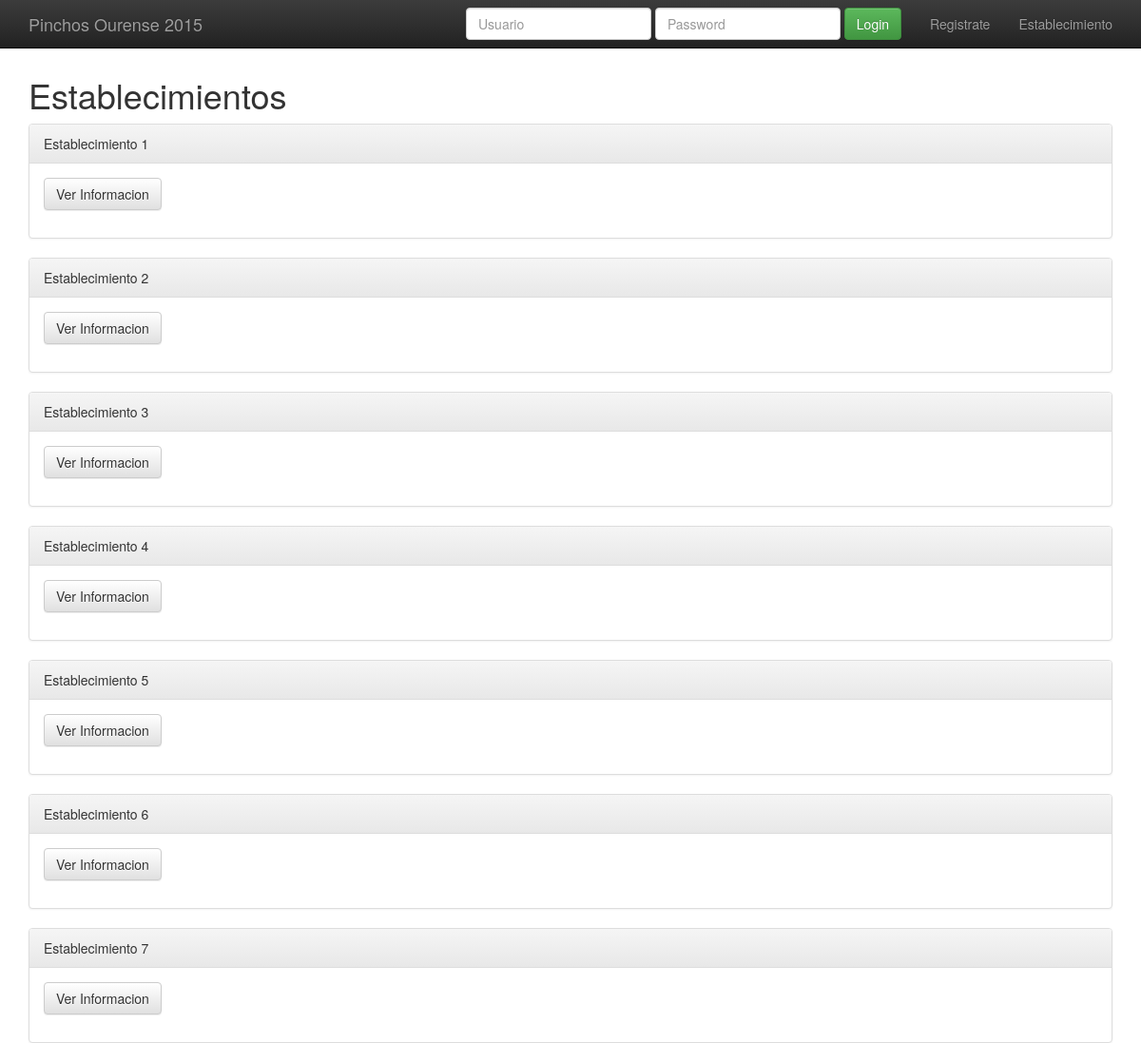
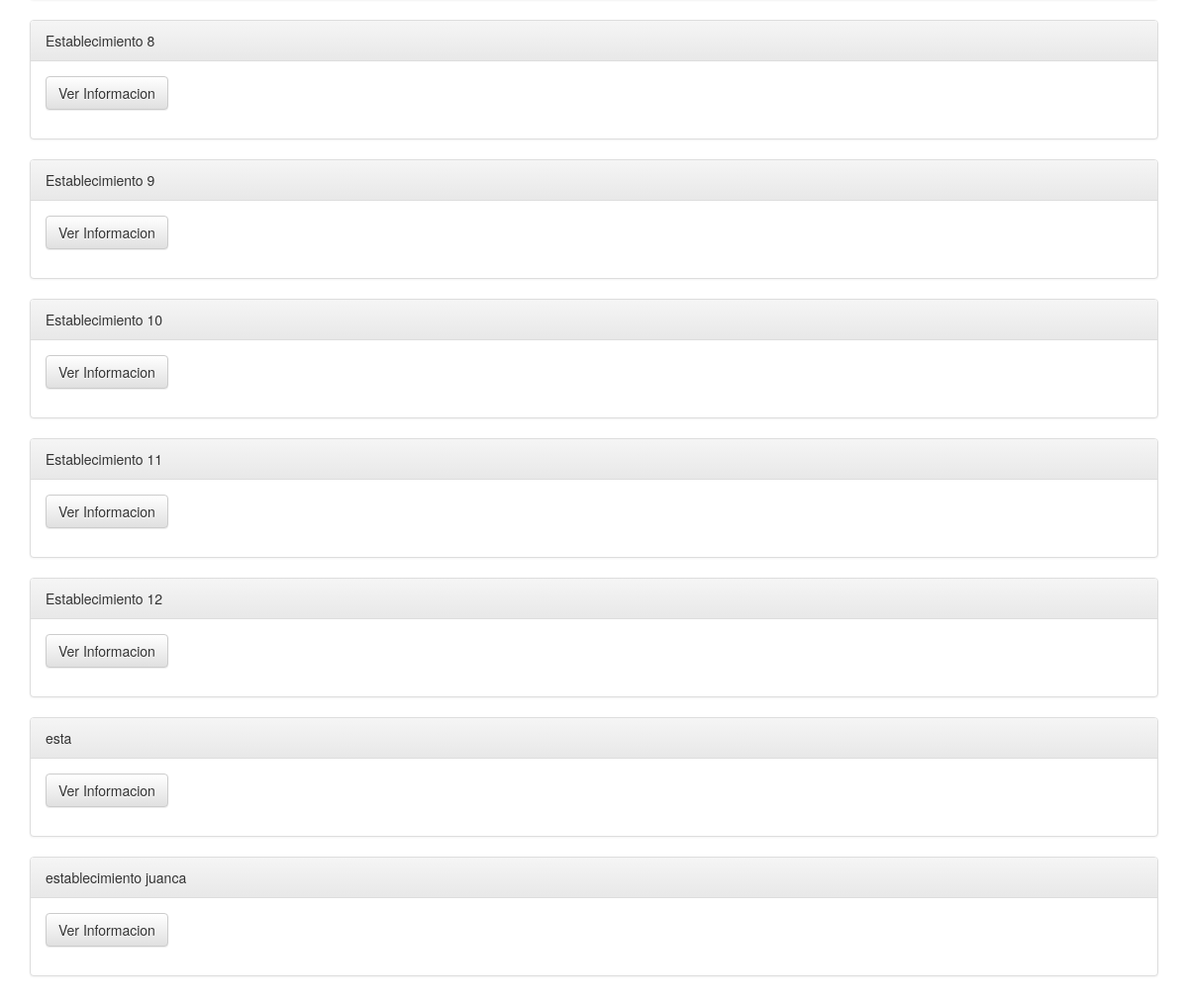
The app's page /?action=restaurantes with its own data (2 pictures, top to bottom).
### tables this page shows
CREATE TABLE IF NOT EXISTS `configuracion` (
  `id` int(11) NOT NULL AUTO_INCREMENT,
  `logo` varchar(250) NOT NULL,
  `nombre` varchar(250) NOT NULL,
  `descripcion` mediumtext NOT NULL,
  `imagen` varchar(250) NOT NULL,
  `f_inicio` date NOT NULL,
  `f_fin` date NOT NULL,
  `votacionesFinalistas` tinyint(1) NOT NULL DEFAULT '0',
  `votacionesGanadores` tinyint(1) NOT NULL DEFAULT '0',
  `votacionesPopulares` tinyint(1) NOT NULL DEFAULT '0',
  PRIMARY KEY (`id`)
);

CREATE TABLE IF NOT EXISTS `establecimientos` (
  `usuario_id` int(11) NOT NULL,
  `imagen` text,
  `horario` varchar(150) DEFAULT NULL,
  `descripcion` mediumtext,
  `web` varchar(150) DEFAULT NULL,
  `direccion` varchar(250) DEFAULT NULL,
  PRIMARY KEY (`usuario_id`)
);

CREATE TABLE IF NOT EXISTS `users` (
  `usuario_id` int(11) NOT NULL AUTO_INCREMENT,
  `name` varchar(150) NOT NULL,
  `username` varchar(50) NOT NULL,
  `password` varchar(250) NOT NULL,
  `role` varchar(16) NOT NULL,
  `phone` varchar(13) NOT NULL,
  `email` varchar(250) NOT NULL,
  PRIMARY KEY (`usuario_id`),
  UNIQUE KEY `phone` (`phone`),
  UNIQUE KEY `email` (`email`),
  UNIQUE KEY `username` (`username`)
);

### lib/php/functions.php (called while the page is built, shortened)
<?php
	function isUserLogin(){
		return (isset($_SESSION['login'] ) AND $_SESSION['login']==true);
	}

### model/Configuracion.php (called while the page is built, shortened)
<?php
class Configuracion extends Model{
	private $id;
	function __construct(){
	   $this->id=1;
	}
	public function get(){
		$sentencia = $GLOBALS['DB']->prepare('SELECT *
								FROM configuracion
								WHERE id = ? ');
		$sentencia->execute(array($this->id));
		$resul=$sentencia->fetchall()[0];
		$this->nombre=$resul['nombre'];
		return $this;
	}
}

### model/Establecimiento.php (called while the page is built, shortened)
<?php
class Establecimiento extends Model{
	public function getEstablecimientos(){
		$sentencia= $GLOBALS['DB']->prepare('SELECT *
											 FROM establecimientos  e , users u
											 WHERE e.usuario_id = u.usuario_id');
		$sentencia->execute();
		if($sentencia->rowCount() > 0){
			return $sentencia->fetchall();
		}
		return false;
	}
}

### template/index/restaurantes.php (the view)
<div class="container">
<h1>Establecimientos</h1>
<?php
	foreach($Establecimientos as $row):
?>
	<div class="panel panel-default">
		<div class="panel-heading"><?= $row['name'] ?></div>
			<div class="panel-body">
				<form class="form-horizontal" role="form" method="POST" action="<?php echo $GLOBALS['CONTROLLER_URL'].'mostrarController.php?action=restaurante'?>">
					<button type="submit" class="btn btn-default" name="usuario_id" value="<?= $row['usuario_id'] ?>">Ver Informacion</button>
				</form>
			</div>
		</div>
<?php
	endforeach;
?>
</div>

### index.php (shortened to what this page needs)
<?php
include_once($GLOBALS['MODEL_PATH'].'User.php');
include_once($GLOBALS['MODEL_PATH'].'Configuracion.php');
include_once($GLOBALS['MODEL_PATH'].'Establecimiento.php');
$conf = (new Configuracion())->get();
if(isUserLogin()){
	redirecionar($GLOBALS['CONTROLLER_URL'].'usersController.php');
}else{
	include_once($GLOBALS['LAYOUT_PATH'].'header.php');
	include_once($GLOBALS['LAYOUT_PATH'].'notLoginNav.php');
	if(isset($_REQUEST['action']) AND $_REQUEST['action'] == 'register'){
		include_once($GLOBALS['TEMPLATES_PATH'].'index/register.php');
	}else if(isset($_REQUEST['action']) AND $_REQUEST['action'] == 'registerEstablecimiento'){
		include_once($GLOBALS['TEMPLATES_PATH'].'index/registerEstablecimiento.php');
	}else if(isset($_REQUEST['action']) AND $_REQUEST['action'] == 'restaurantes'){
		restaurantes();
	}else if(isset($_REQUEST['action']) AND $_REQUEST['action'] == 'pinchos'){
		pinchos();
	}else if(isset($_REQUEST['action']) AND $_REQUEST['action'] == 'gastromapa'){
		gastromapa();
	}else{
		include_once($GLOBALS['TEMPLATES_PATH'].'index/index.php');
	}
	include_once($GLOBALS['LAYOUT_PATH'].'footer.php');
}
function restaurantes(){
		$Oest= new Establecimiento();
		$Establecimientos=$Oest->getEstablecimientos();
		include_once($GLOBALS['TEMPLATES_PATH'].'index/restaurantes.php');
}

### template/layouts/header.php (shortened to what this page needs)
<html>
  <head>
	<link rel="stylesheet" href=<?php echo $GLOBALS['BOOTSTRAP_URL']."css/bootstrap.min.css"?>>
	<link rel="stylesheet" href=<?php echo $GLOBALS['BOOTSTRAP_URL']."css/bootstrap-theme.min.css"?>>
	<link rel="stylesheet" href=<?php echo $GLOBALS['CSS_URL']."estilo.css"?>>
	</head>
	<body>

### template/layouts/notLoginNav.php (shortened to what this page needs)
<nav class="navbar navbar-inverse navbar-fixed-top" role="navigation">
  <div class="container">
	<div class="navbar-header">
	  <a class="navbar-brand" href="/"><?php echo $conf->nombre;?></a>
	</div>
	<div id="navbar" class="navbar-collapse collapse">
	  <ul class="nav navbar-nav navbar-right">
		<li><a href="/?action=register">Registrate</a></li>
		<li><a href="/?action=registerEstablecimiento">Establecimiento</a></li>
	  </ul>
	  <form class="navbar-form navbar-right" id="validarPasswordLogin" role="form" Method="POST" action="<?php echo $GLOBALS['CONTROLLER_URL'].'usersController.php'; ?>">
		<div class="form-group">
		  <input type="text" placeholder="Usuario"  name="username" class="form-control" required>
		</div>
		<div class="form-group">
		  <input id="pass" type="password" placeholder="Password" class="form-control" required>
		</div>
		<button type="submit" class="btn btn-success" value="login" name="action" >Login</button>
	  </form>
	</div>
  </div>
</nav>

### template/layouts/footer.php (shortened to what this page needs)
  </body>
</html>

### records on screen
configuracion: nombre "Pinchos Ourense 2015"
establecimientos: usuario_id.name "Establecimiento 1"
establecimientos: usuario_id.name "Establecimiento 2"
establecimientos: usuario_id.name "Establecimiento 3"
establecimientos: usuario_id.name "Establecimiento 4"
establecimientos: usuario_id.name "Establecimiento 5"
establecimientos: usuario_id.name "Establecimiento 6"
establecimientos: usuario_id.name "Establecimiento 7"
establecimientos: usuario_id.name "Establecimiento 8"
establecimientos: usuario_id.name "Establecimiento 9"
establecimientos: usuario_id.name "Establecimiento 10"
establecimientos: usuario_id.name "Establecimiento 11"
establecimientos: usuario_id.name "Establecimiento 12"
establecimientos: usuario_id.name "esta"
establecimientos: usuario_id.name "establecimiento juanca"
